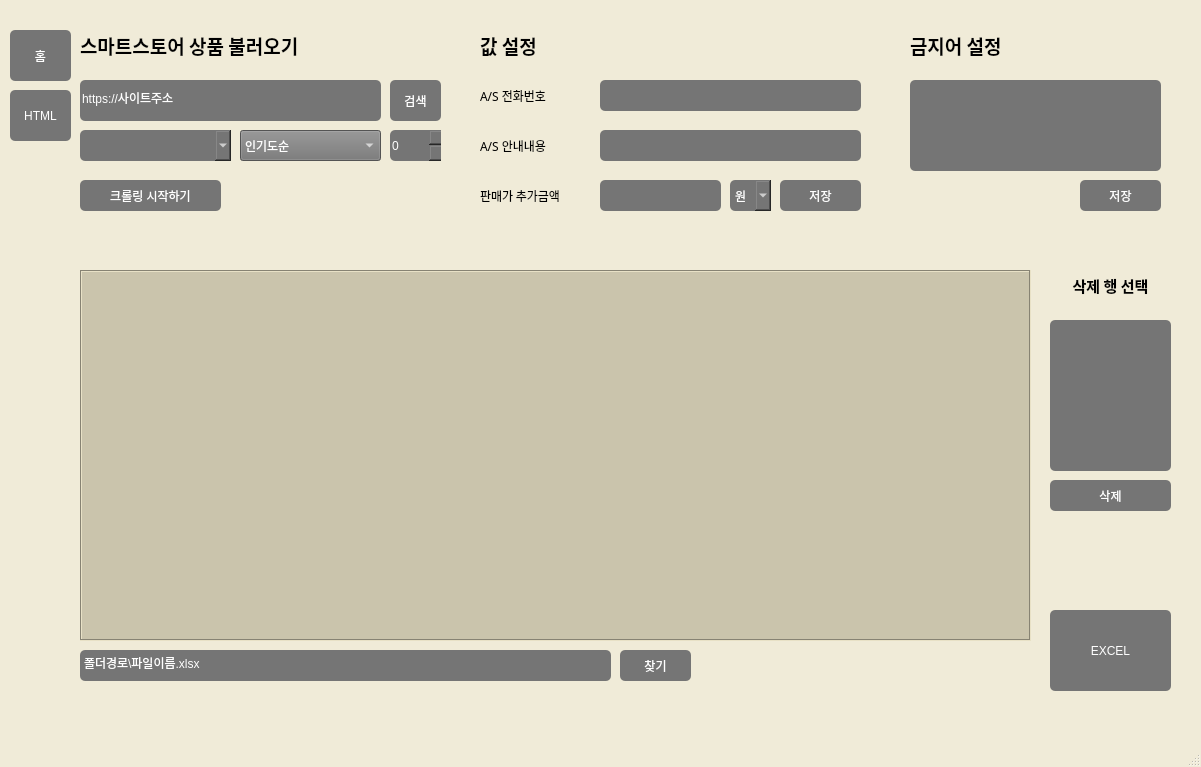
<?xml version="1.0" encoding="UTF-8"?>
<ui version="4.0">
 <class>MainWindow</class>
 <widget class="QMainWindow" name="MainWindow">
  <property name="geometry">
   <rect>
    <x>0</x>
    <y>0</y>
    <width>1201</width>
    <height>767</height>
   </rect>
  </property>
  <property name="palette">
   <palette>
    <active>
     <colorrole role="Base">
      <brush brushstyle="SolidPattern">
       <color alpha="255">
        <red>255</red>
        <green>255</green>
        <blue>255</blue>
       </color>
      </brush>
     </colorrole>
     <colorrole role="Window">
      <brush brushstyle="SolidPattern">
       <color alpha="255">
        <red>240</red>
        <green>235</green>
        <blue>216</blue>
       </color>
      </brush>
     </colorrole>
    </active>
    <inactive>
     <colorrole role="Base">
      <brush brushstyle="SolidPattern">
       <color alpha="255">
        <red>255</red>
        <green>255</green>
        <blue>255</blue>
       </color>
      </brush>
     </colorrole>
     <colorrole role="Window">
      <brush brushstyle="SolidPattern">
       <color alpha="255">
        <red>240</red>
        <green>235</green>
        <blue>216</blue>
       </color>
      </brush>
     </colorrole>
    </inactive>
    <disabled>
     <colorrole role="Base">
      <brush brushstyle="SolidPattern">
       <color alpha="255">
        <red>240</red>
        <green>235</green>
        <blue>216</blue>
       </color>
      </brush>
     </colorrole>
     <colorrole role="Window">
      <brush brushstyle="SolidPattern">
       <color alpha="255">
        <red>240</red>
        <green>235</green>
        <blue>216</blue>
       </color>
      </brush>
     </colorrole>
    </disabled>
   </palette>
  </property>
  <property name="windowTitle">
   <string>SmartCrawling</string>
  </property>
  <property name="windowIcon">
   <iconset>
    <normaloff>logo.ico</normaloff>logo.ico</iconset>
  </property>
  <widget class="QWidget" name="centralwidget">
   <widget class="QComboBox" name="category_edit">
    <property name="geometry">
     <rect>
      <x>80</x>
      <y>130</y>
      <width>151</width>
      <height>31</height>
     </rect>
    </property>
    <property name="cursor">
     <cursorShape>PointingHandCursor</cursorShape>
    </property>
    <property name="styleSheet">
     <string notr="true">background-color:rgb(117, 117, 117);
color:white;
border-radius:5px;</string>
    </property>
   </widget>
   <widget class="QComboBox" name="sort_edit">
    <property name="geometry">
     <rect>
      <x>240</x>
      <y>130</y>
      <width>141</width>
      <height>31</height>
     </rect>
    </property>
    <property name="cursor">
     <cursorShape>PointingHandCursor</cursorShape>
    </property>
    <property name="styleSheet">
     <string notr="true">background-color:rgb(117, 117, 117);
color:white</string>
    </property>
    <item>
     <property name="text">
      <string>인기도순</string>
     </property>
    </item>
    <item>
     <property name="text">
      <string>누적판매순</string>
     </property>
    </item>
    <item>
     <property name="text">
      <string>낮은가격순</string>
     </property>
    </item>
    <item>
     <property name="text">
      <string>최신등록순</string>
     </property>
    </item>
    <item>
     <property name="text">
      <string>리뷰많은순</string>
     </property>
    </item>
    <item>
     <property name="text">
      <string>평점높은순</string>
     </property>
    </item>
   </widget>
   <widget class="QPushButton" name="pushButton">
    <property name="geometry">
     <rect>
      <x>390</x>
      <y>80</y>
      <width>51</width>
      <height>41</height>
     </rect>
    </property>
    <property name="cursor">
     <cursorShape>PointingHandCursor</cursorShape>
    </property>
    <property name="styleSheet">
     <string notr="true">background-color:rgb(117, 117, 117);
color:white;
border-radius:5px;</string>
    </property>
    <property name="text">
     <string>검색</string>
    </property>
   </widget>
   <widget class="QLineEdit" name="link_edit">
    <property name="geometry">
     <rect>
      <x>80</x>
      <y>80</y>
      <width>301</width>
      <height>41</height>
     </rect>
    </property>
    <property name="styleSheet">
     <string notr="true">background-color:rgb(117, 117, 117);
color:white;
border-radius:5px;</string>
    </property>
    <property name="text">
     <string>https://사이트주소</string>
    </property>
    <property name="frame">
     <bool>false</bool>
    </property>
   </widget>
   <widget class="QTextEdit" name="as_num_edit">
    <property name="geometry">
     <rect>
      <x>600</x>
      <y>80</y>
      <width>261</width>
      <height>31</height>
     </rect>
    </property>
    <property name="styleSheet">
     <string notr="true">background-color:rgb(117, 117, 117);
color:white;
border-radius:5px;</string>
    </property>
    <property name="frameShape">
     <enum>QFrame::NoFrame</enum>
    </property>
   </widget>
   <widget class="QTextEdit" name="as_info_edit">
    <property name="geometry">
     <rect>
      <x>600</x>
      <y>130</y>
      <width>261</width>
      <height>31</height>
     </rect>
    </property>
    <property name="styleSheet">
     <string notr="true">background-color:rgb(117, 117, 117);
color:white;
border-radius:5px;</string>
    </property>
    <property name="frameShape">
     <enum>QFrame::NoFrame</enum>
    </property>
   </widget>
   <widget class="QTextEdit" name="price_edit">
    <property name="geometry">
     <rect>
      <x>600</x>
      <y>180</y>
      <width>121</width>
      <height>31</height>
     </rect>
    </property>
    <property name="styleSheet">
     <string notr="true">background-color:rgb(117, 117, 117);
color:white;
border-radius:5px;</string>
    </property>
    <property name="frameShape">
     <enum>QFrame::NoFrame</enum>
    </property>
   </widget>
   <widget class="QTableView" name="dataframe_table">
    <property name="geometry">
     <rect>
      <x>80</x>
      <y>270</y>
      <width>951</width>
      <height>371</height>
     </rect>
    </property>
    <property name="styleSheet">
     <string notr="true">background-color:rgb(202, 196, 172);</string>
    </property>
    <property name="frameShape">
     <enum>QFrame::Box</enum>
    </property>
    <property name="showGrid">
     <bool>true</bool>
    </property>
    <property name="wordWrap">
     <bool>true</bool>
    </property>
    <property name="cornerButtonEnabled">
     <bool>true</bool>
    </property>
    <attribute name="horizontalHeaderVisible">
     <bool>true</bool>
    </attribute>
   </widget>
   <widget class="QPushButton" name="pushButton_2">
    <property name="geometry">
     <rect>
      <x>780</x>
      <y>180</y>
      <width>81</width>
      <height>31</height>
     </rect>
    </property>
    <property name="cursor">
     <cursorShape>PointingHandCursor</cursorShape>
    </property>
    <property name="styleSheet">
     <string notr="true">background-color:rgb(117, 117, 117);
color:white;
border-radius:5px;</string>
    </property>
    <property name="text">
     <string>저장</string>
    </property>
   </widget>
   <widget class="QComboBox" name="method_edit">
    <property name="geometry">
     <rect>
      <x>730</x>
      <y>180</y>
      <width>41</width>
      <height>31</height>
     </rect>
    </property>
    <property name="cursor">
     <cursorShape>PointingHandCursor</cursorShape>
    </property>
    <property name="styleSheet">
     <string notr="true">background-color:rgb(117, 117, 117);
color:white;
border-radius:5px;</string>
    </property>
    <item>
     <property name="text">
      <string>원</string>
     </property>
    </item>
    <item>
     <property name="text">
      <string>%</string>
     </property>
    </item>
   </widget>
   <widget class="QTextEdit" name="ban_edit">
    <property name="geometry">
     <rect>
      <x>910</x>
      <y>80</y>
      <width>251</width>
      <height>91</height>
     </rect>
    </property>
    <property name="styleSheet">
     <string notr="true">background-color:rgb(117, 117, 117);
color:white;
border-radius:5px;</string>
    </property>
    <property name="frameShape">
     <enum>QFrame::NoFrame</enum>
    </property>
   </widget>
   <widget class="QPushButton" name="pushButton_3">
    <property name="geometry">
     <rect>
      <x>1080</x>
      <y>180</y>
      <width>81</width>
      <height>31</height>
     </rect>
    </property>
    <property name="cursor">
     <cursorShape>PointingHandCursor</cursorShape>
    </property>
    <property name="styleSheet">
     <string notr="true">background-color:rgb(117, 117, 117);
color:white;
border-radius:5px;</string>
    </property>
    <property name="text">
     <string>저장</string>
    </property>
   </widget>
   <widget class="QPushButton" name="pushButton_4">
    <property name="geometry">
     <rect>
      <x>80</x>
      <y>180</y>
      <width>141</width>
      <height>31</height>
     </rect>
    </property>
    <property name="cursor">
     <cursorShape>PointingHandCursor</cursorShape>
    </property>
    <property name="styleSheet">
     <string notr="true">background-color:rgb(117, 117, 117);
color:white;
border-radius:5px;</string>
    </property>
    <property name="text">
     <string>크롤링 시작하기</string>
    </property>
   </widget>
   <widget class="QTextEdit" name="remove_edit">
    <property name="geometry">
     <rect>
      <x>1050</x>
      <y>320</y>
      <width>121</width>
      <height>151</height>
     </rect>
    </property>
    <property name="styleSheet">
     <string notr="true">background-color:rgb(117, 117, 117);
color:white;
border-radius:5px;</string>
    </property>
    <property name="frameShape">
     <enum>QFrame::NoFrame</enum>
    </property>
   </widget>
   <widget class="QPushButton" name="pushButton_5">
    <property name="geometry">
     <rect>
      <x>1050</x>
      <y>610</y>
      <width>121</width>
      <height>81</height>
     </rect>
    </property>
    <property name="cursor">
     <cursorShape>PointingHandCursor</cursorShape>
    </property>
    <property name="styleSheet">
     <string notr="true">background-color:rgb(117, 117, 117);
color:white;
border-radius:5px;</string>
    </property>
    <property name="text">
     <string>EXCEL</string>
    </property>
   </widget>
   <widget class="QPushButton" name="pushButton_6">
    <property name="geometry">
     <rect>
      <x>10</x>
      <y>30</y>
      <width>61</width>
      <height>51</height>
     </rect>
    </property>
    <property name="cursor">
     <cursorShape>PointingHandCursor</cursorShape>
    </property>
    <property name="styleSheet">
     <string notr="true">background-color:rgb(117, 117, 117);
color:white;
border-radius:5px;</string>
    </property>
    <property name="text">
     <string>홈</string>
    </property>
   </widget>
   <widget class="QPushButton" name="pushButton_7">
    <property name="geometry">
     <rect>
      <x>10</x>
      <y>90</y>
      <width>61</width>
      <height>51</height>
     </rect>
    </property>
    <property name="cursor">
     <cursorShape>PointingHandCursor</cursorShape>
    </property>
    <property name="styleSheet">
     <string notr="true">background-color:rgb(117, 117, 117);
color:white;
border-radius:5px;</string>
    </property>
    <property name="text">
     <string>HTML</string>
    </property>
   </widget>
   <widget class="QLabel" name="label">
    <property name="geometry">
     <rect>
      <x>80</x>
      <y>20</y>
      <width>351</width>
      <height>51</height>
     </rect>
    </property>
    <property name="font">
     <font>
      <family>Agency FB</family>
      <pointsize>14</pointsize>
      <weight>75</weight>
      <bold>true</bold>
     </font>
    </property>
    <property name="text">
     <string>스마트스토어 상품 불러오기</string>
    </property>
   </widget>
   <widget class="QLabel" name="label_2">
    <property name="geometry">
     <rect>
      <x>480</x>
      <y>20</y>
      <width>351</width>
      <height>51</height>
     </rect>
    </property>
    <property name="font">
     <font>
      <family>Agency FB</family>
      <pointsize>14</pointsize>
      <weight>75</weight>
      <bold>true</bold>
     </font>
    </property>
    <property name="text">
     <string>값 설정</string>
    </property>
   </widget>
   <widget class="QLabel" name="label_3">
    <property name="geometry">
     <rect>
      <x>910</x>
      <y>20</y>
      <width>351</width>
      <height>51</height>
     </rect>
    </property>
    <property name="font">
     <font>
      <family>Agency FB</family>
      <pointsize>14</pointsize>
      <weight>75</weight>
      <bold>true</bold>
     </font>
    </property>
    <property name="text">
     <string>금지어 설정</string>
    </property>
   </widget>
   <widget class="QLabel" name="label_4">
    <property name="geometry">
     <rect>
      <x>480</x>
      <y>80</y>
      <width>111</width>
      <height>31</height>
     </rect>
    </property>
    <property name="font">
     <font>
      <family>Agency FB</family>
      <pointsize>9</pointsize>
      <weight>50</weight>
      <bold>false</bold>
     </font>
    </property>
    <property name="text">
     <string>A/S 전화번호</string>
    </property>
   </widget>
   <widget class="QLabel" name="label_5">
    <property name="geometry">
     <rect>
      <x>480</x>
      <y>130</y>
      <width>111</width>
      <height>31</height>
     </rect>
    </property>
    <property name="font">
     <font>
      <family>Agency FB</family>
      <pointsize>9</pointsize>
      <weight>50</weight>
      <bold>false</bold>
     </font>
    </property>
    <property name="text">
     <string>A/S 안내내용</string>
    </property>
   </widget>
   <widget class="QLabel" name="label_6">
    <property name="geometry">
     <rect>
      <x>480</x>
      <y>180</y>
      <width>111</width>
      <height>31</height>
     </rect>
    </property>
    <property name="font">
     <font>
      <family>Agency FB</family>
      <pointsize>9</pointsize>
      <weight>50</weight>
      <bold>false</bold>
     </font>
    </property>
    <property name="text">
     <string>판매가 추가금액</string>
    </property>
   </widget>
   <widget class="QLabel" name="label_7">
    <property name="geometry">
     <rect>
      <x>1050</x>
      <y>260</y>
      <width>121</width>
      <height>51</height>
     </rect>
    </property>
    <property name="font">
     <font>
      <family>Agency FB</family>
      <pointsize>11</pointsize>
      <weight>75</weight>
      <bold>true</bold>
     </font>
    </property>
    <property name="text">
     <string>삭제 행 선택</string>
    </property>
    <property name="alignment">
     <set>Qt::AlignCenter</set>
    </property>
   </widget>
   <widget class="QTextEdit" name="storage_edit">
    <property name="enabled">
     <bool>true</bool>
    </property>
    <property name="geometry">
     <rect>
      <x>80</x>
      <y>650</y>
      <width>531</width>
      <height>31</height>
     </rect>
    </property>
    <property name="styleSheet">
     <string notr="true">background-color:rgb(117, 117, 117);
color:white;
border-radius:5px;</string>
    </property>
    <property name="frameShape">
     <enum>QFrame::NoFrame</enum>
    </property>
    <property name="html">
     <string>&lt;!DOCTYPE HTML PUBLIC &quot;-//W3C//DTD HTML 4.0//EN&quot; &quot;http://www.w3.org/TR/REC-html40/strict.dtd&quot;&gt;
&lt;html&gt;&lt;head&gt;&lt;meta name=&quot;qrichtext&quot; content=&quot;1&quot; /&gt;&lt;style type=&quot;text/css&quot;&gt;
p, li { white-space: pre-wrap; }
&lt;/style&gt;&lt;/head&gt;&lt;body style=&quot; font-family:'Gulim'; font-size:9pt; font-weight:400; font-style:normal;&quot;&gt;
&lt;p style=&quot; margin-top:0px; margin-bottom:0px; margin-left:0px; margin-right:0px; -qt-block-indent:0; text-indent:0px;&quot;&gt;폴더경로\파일이름.xlsx&lt;/p&gt;&lt;/body&gt;&lt;/html&gt;</string>
    </property>
   </widget>
   <widget class="QPushButton" name="pushButton_8">
    <property name="geometry">
     <rect>
      <x>1050</x>
      <y>480</y>
      <width>121</width>
      <height>31</height>
     </rect>
    </property>
    <property name="cursor">
     <cursorShape>PointingHandCursor</cursorShape>
    </property>
    <property name="styleSheet">
     <string notr="true">background-color:rgb(117, 117, 117);
color:white;
border-radius:5px;</string>
    </property>
    <property name="text">
     <string>삭제</string>
    </property>
   </widget>
   <widget class="QSpinBox" name="count_edit">
    <property name="geometry">
     <rect>
      <x>390</x>
      <y>130</y>
      <width>51</width>
      <height>31</height>
     </rect>
    </property>
    <property name="cursor">
     <cursorShape>PointingHandCursor</cursorShape>
    </property>
    <property name="styleSheet">
     <string notr="true">background-color:rgb(117, 117, 117);
color:white;
border-radius:5px;</string>
    </property>
    <property name="frame">
     <bool>false</bool>
    </property>
    <property name="keyboardTracking">
     <bool>true</bool>
    </property>
   </widget>
   <widget class="QPushButton" name="pushButton_9">
    <property name="geometry">
     <rect>
      <x>620</x>
      <y>650</y>
      <width>71</width>
      <height>31</height>
     </rect>
    </property>
    <property name="cursor">
     <cursorShape>PointingHandCursor</cursorShape>
    </property>
    <property name="styleSheet">
     <string notr="true">background-color:rgb(117, 117, 117);
color:white;
border-radius:5px;</string>
    </property>
    <property name="text">
     <string>찾기</string>
    </property>
   </widget>
  </widget>
  <widget class="QMenuBar" name="menubar">
   <property name="geometry">
    <rect>
     <x>0</x>
     <y>0</y>
     <width>1201</width>
     <height>21</height>
    </rect>
   </property>
  </widget>
  <widget class="QStatusBar" name="statusbar"/>
 </widget>
 <resources/>
 <connections>
  <connection>
   <sender>pushButton_7</sender>
   <signal>clicked()</signal>
   <receiver>MainWindow</receiver>
   <slot>html_settings()</slot>
   <hints>
    <hint type="sourcelabel">
     <x>35</x>
     <y>154</y>
    </hint>
    <hint type="destinationlabel">
     <x>19</x>
     <y>769</y>
    </hint>
   </hints>
  </connection>
  <connection>
   <sender>pushButton_4</sender>
   <signal>clicked()</signal>
   <receiver>MainWindow</receiver>
   <slot>crawling_start()</slot>
   <hints>
    <hint type="sourcelabel">
     <x>170</x>
     <y>231</y>
    </hint>
    <hint type="destinationlabel">
     <x>125</x>
     <y>784</y>
    </hint>
   </hints>
  </connection>
  <connection>
   <sender>pushButton</sender>
   <signal>clicked()</signal>
   <receiver>MainWindow</receiver>
   <slot>step0()</slot>
   <hints>
    <hint type="sourcelabel">
     <x>423</x>
     <y>130</y>
    </hint>
    <hint type="destinationlabel">
     <x>385</x>
     <y>781</y>
    </hint>
   </hints>
  </connection>
  <connection>
   <sender>pushButton_2</sender>
   <signal>clicked()</signal>
   <receiver>MainWindow</receiver>
   <slot>replace_as()</slot>
   <hints>
    <hint type="sourcelabel">
     <x>815</x>
     <y>226</y>
    </hint>
    <hint type="destinationlabel">
     <x>806</x>
     <y>828</y>
    </hint>
   </hints>
  </connection>
  <connection>
   <sender>pushButton_3</sender>
   <signal>clicked()</signal>
   <receiver>MainWindow</receiver>
   <slot>replace_ban()</slot>
   <hints>
    <hint type="sourcelabel">
     <x>1124</x>
     <y>224</y>
    </hint>
    <hint type="destinationlabel">
     <x>953</x>
     <y>770</y>
    </hint>
   </hints>
  </connection>
  <connection>
   <sender>pushButton_8</sender>
   <signal>clicked()</signal>
   <receiver>MainWindow</receiver>
   <slot>remove_row()</slot>
   <hints>
    <hint type="sourcelabel">
     <x>1074</x>
     <y>523</y>
    </hint>
    <hint type="destinationlabel">
     <x>1015</x>
     <y>780</y>
    </hint>
   </hints>
  </connection>
  <connection>
   <sender>pushButton_5</sender>
   <signal>clicked()</signal>
   <receiver>MainWindow</receiver>
   <slot>final()</slot>
   <hints>
    <hint type="sourcelabel">
     <x>1148</x>
     <y>677</y>
    </hint>
    <hint type="destinationlabel">
     <x>1172</x>
     <y>783</y>
    </hint>
   </hints>
  </connection>
  <connection>
   <sender>pushButton_9</sender>
   <signal>clicked()</signal>
   <receiver>MainWindow</receiver>
   <slot>file_find()</slot>
   <hints>
    <hint type="sourcelabel">
     <x>672</x>
     <y>689</y>
    </hint>
    <hint type="destinationlabel">
     <x>667</x>
     <y>788</y>
    </hint>
   </hints>
  </connection>
 </connections>
 <slots>
  <slot>html_settings()</slot>
  <slot>crawling_start()</slot>
  <slot>step0()</slot>
  <slot>replace_ban()</slot>
  <slot>replace_as()</slot>
  <slot>remove_row()</slot>
  <slot>final()</slot>
  <slot>file_find()</slot>
 </slots>
</ui>
